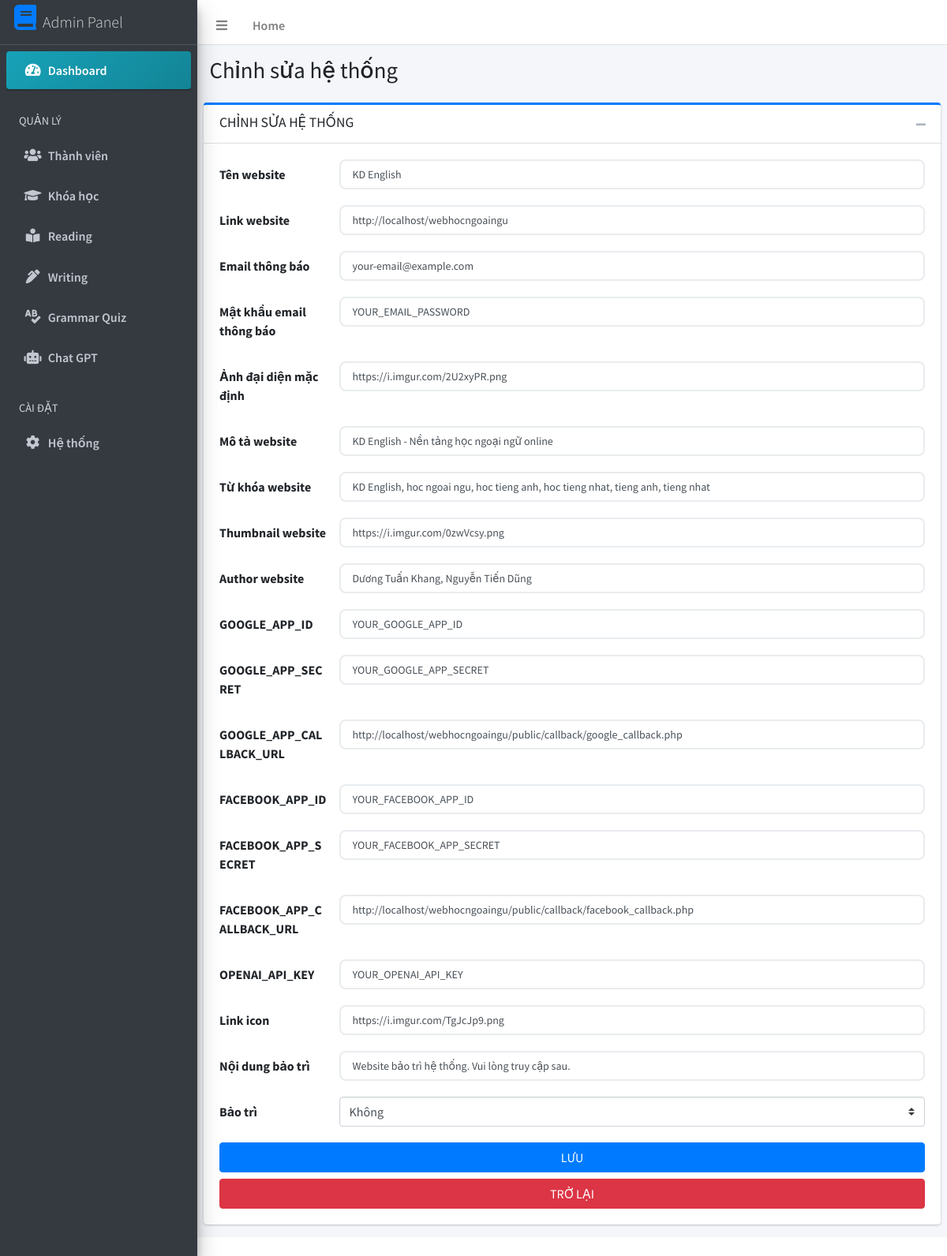
The app's page /public/admin/EditSystem.php with its own data.
### tables this page shows
CREATE TABLE `hethong` (
  `ID` int(11) NOT NULL,
  `TenWeb` text NOT NULL,
  `Email` text NOT NULL,
  `PassEmail` text NOT NULL,
  `DefaultAvatar` text NOT NULL,
  `MoTa` text NOT NULL,
  `TuKhoa` text NOT NULL,
  `Thumbnail` text NOT NULL,
  `Author` text NOT NULL,
  `BaoTri` text NOT NULL,
  `NoiDungBaoTri` text NOT NULL,
  `GOOGLE_APP_ID` text DEFAULT NULL,
  `GOOGLE_APP_SECRET` text DEFAULT NULL,
  `GOOGLE_APP_CALLBACK_URL` text DEFAULT NULL,
  `FACEBOOK_APP_ID` text DEFAULT NULL,
  `FACEBOOK_APP_SECRET` text DEFAULT NULL,
  `FACEBOOK_APP_CALLBACK_URL` text DEFAULT NULL,
  `OPENAI_API_KEY` text DEFAULT NULL,
  `BASE_URL` text DEFAULT NULL,
  `LinkIcon` text DEFAULT NULL
);

### configs/config.php (called while the page is built, shortened)
<?php
require_once(__DIR__ . "/../class/Database.php");
$Database = new Database();

### class/Database.php (called while the page is built, shortened)
<?php
class Database
{
    protected $ketnoi;
    private $host = HOST_DB;
    private $user = USER_DB;
    private $pass = PASS_DB;
    private $dbname = DBNAME_DB;
    function connect()
    {
        try {
            if (!$this->ketnoi) {
                $this->ketnoi = mysqli_connect(
                    $this->host,
                    $this->user,
                    $this->pass,
                    $this->dbname
                );
                mysqli_query($this->ketnoi, "set names 'utf8'");
            }
        } catch (Exception $err) {
            die($err->getMessage());
        }
    }
    function site($data)
    {
        $row = $this->ketnoi->query("SELECT * FROM `hethong` WHERE ID = '1' ")->fetch_array();
        return $row[$data];
    }
}

### configs/function.php (called while the page is built, shortened)
<?php
function BASE_URL($url)
{
    $baseUrl = (isset($_SERVER['HTTPS']) && $_SERVER['HTTPS'] === 'on' ? "https" : "http") . "://" . $_SERVER["HTTP_HOST"];
    if ($baseUrl == 'http://localhost') {
        $baseUrl = 'http://localhost/webhocngoaingu';
    }
    $url = ltrim($url, '/');
    return $baseUrl . '/' . $url;
}

### public/admin/EditSystem.php (the view, shortened to what this page needs)
<?php
require_once(__DIR__ . "/../../configs/config.php");
require_once(__DIR__ . "/../../configs/function.php");
require_once(__DIR__ . "/Header.php");
require_once(__DIR__ . "/Sidebar.php");
?>
<?php
function getData($name)
{
    global $Database;
    return $Database->site($name);
}
?>
<div class="content-wrapper">
    <section class="content-header">
        <div class="container-fluid">
            <div class="row mb-2">
                <div class="col-sm-6">
                    <h1>Chỉnh sửa hệ thống</h1>
                </div>
            </div>
        </div>
    </section>
    <section class="content">
        <div class="row">
            <div class="col-md-12">
                <div class="card card-outline card-primary">
                    <div class="card-header">
                        <h3 class="card-title">CHỈNH SỬA HỆ THỐNG</h3>
                        <div class="card-tools">
                            <button type="button" class="btn btn-tool" data-card-widget="collapse"><i class="fas fa-minus"></i>
                            </button>
                        </div>
                    </div>
                    <div class="card-body">
                        <form action="" method="POST">
                            <div class="form-group row">
                                <label class="col-sm-2 col-form-label">Tên website</label>
                                <div class="col-sm-10">
                                    <div class="form-line">
                                        <input type="text" class="form-control" name="tenWeb" value="<?= getData('TenWeb'); ?>">
                                    </div>
                                </div>
                            </div>
                            <div class="form-group row">
                                <label class="col-sm-2 col-form-label">Link website</label>
                                <div class="col-sm-10">
                                    <div class="form-line">
                                        <input type="text" class="form-control" name="baseUrl" value="<?= getData('BASE_URL'); ?>">
                                    </div>
                                </div>
                            </div>
                            <div class="form-group row">
                                <label class="col-sm-2 col-form-label">Email thông báo</label>
                                <div class="col-sm-10">
                                    <div class="form-line">
                                        <input type="text" class="form-control" name="email" value="<?= getData('Email'); ?>">
                                    </div>
                                </div>
                            </div>
                            <div class="form-group row">
                                <label class="col-sm-2 col-form-label">Mật khẩu email thông báo</label>
                                <div class="col-sm-10">
                                    <div class="form-line">
                                        <input type="text" class="form-control" name="passEmail" value="<?= getData('PassEmail'); ?>">
                                    </div>
                                </div>
                            </div>
                            <div class="form-group row">
                                <label class="col-sm-2 col-form-label">Ảnh đại diện mặc định</label>
                                <div class="col-sm-10">
                                    <div class="form-line">
                                        <input type="text" class="form-control" name="defaultAvatar" value="<?= getData('DefaultAvatar'); ?>">
                                    </div>
                                </div>
                            </div>
                            <div class="form-group row">
                                <label class="col-sm-2 col-form-label">Mô tả website</label>
                                <div class="col-sm-10">
                                    <div class="form-line">
                                        <input type="text" class="form-control" name="moTa" value="<?= getData('MoTa'); ?>">
                                    </div>
                                </div>
                            </div>
                            <div class="form-group row">
                                <label class="col-sm-2 col-form-label">Từ khóa website</label>
                                <div class="col-sm-10">
                                    <div class="form-line">
                                        <input type="text" class="form-control" name="tuKhoa" value="<?= getData('TuKhoa'); ?>">
                                    </div>
                                </div>
                            </div>
                            <div class="form-group row">
                                <label class="col-sm-2 col-form-label">Thumbnail website</label>
                                <div class="col-sm-10">
                                    <div class="form-line">
                                        <input type="text" class="form-control" name="thumbnail" value="<?= getData('Thumbnail'); ?>">
                                    </div>
                                </div>
                            </div>
                            <div class="form-group row">
                                <label class="col-sm-2 col-form-label">Author website</label>
                                <div class="col-sm-10">
                                    <div class="form-line">
                                        <input type="text" class="form-control" name="author" value="<?= getData('Author'); ?>">
                                    </div>
                                </div>
                            </div>
                            <div class="form-group row">
                                <label class="col-sm-2 col-form-label">GOOGLE_APP_ID</label>
                                <div class="col-sm-10">
                                    <div class="form-line">
                                        <input type="text" class="form-control" name="googleAppId" value="<?= getData('GOOGLE_APP_ID'); ?>">
                                    </div>
                                </div>
                            </div>
                            <div class="form-group row">
                                <label class="col-sm-2 col-form-label">GOOGLE_APP_SECRET</label>
                                <div class="col-sm-10">
                                    <div class="form-line">
                                        <input type="text" class="form-control" name="googleAppSecret" value="<?= getData('GOOGLE_APP_SECRET'); ?>">
                                    </div>
                                </div>
                            </div>
                            <div class="form-group row">
                                <label class="col-sm-2 col-form-label">GOOGLE_APP_CALLBACK_URL</label>
                                <div class="col-sm-10">
                                    <div class="form-line">
                                        <input type="text" class="form-control" name="googleAppCallbackUrl" value="<?= getData('GOOGLE_APP_CALLBACK_URL'); ?>">
                                    </div>
                                </div>
                            </div>
                            <div class="form-group row">
                                <label class="col-sm-2 col-form-label">FACEBOOK_APP_ID</label>
                                <div class="col-sm-10">
                                    <div class="form-line">
                                        <input type="text" class="form-control" name="facebookAppId" value="<?= getData('FACEBOOK_APP_ID'); ?>">
                                    </div>
                                </div>
                            </div>
                            <div class="form-group row">
                                <label class="col-sm-2 col-form-label">FACEBOOK_APP_SECRET</label>
                                <div class="col-sm-10">
                                    <div class="form-line">
                                        <input type="text" class="form-control" name="facebookAppSecret" value="<?= getData('FACEBOOK_APP_SECRET'); ?>">
                                    </div>
                                </div>
                            </div>
                            <div class="form-group row">
                                <label class="col-sm-2 col-form-label">FACEBOOK_APP_CALLBACK_URL</label>
                                <div class="col-sm-10">
                                    <div class="form-line">
                                        <input type="text" class="form-control" name="facebookAppCallbackUrl" value="<?= getData('FACEBOOK_APP_CALLBACK_URL'); ?>">
                                    </div>
                                </div>
                            </div>
                            <div class="form-group row">
                                <label class="col-sm-2 col-form-label">OPENAI_API_KEY</label>
                                <div class="col-sm-10">
                                    <div class="form-line">
                                        <input type="text" class="form-control" name="openAiApiKey" value="<?= getData('OPENAI_API_KEY'); ?>">
                                    </div>
                                </div>
                            </div>
                            <div class="form-group row">
                                <label class="col-sm-2 col-form-label">Link icon</label>
                                <div class="col-sm-10">
                                    <div class="form-line">
                                        <input type="text" class="form-control" name="linkIcon" value="<?= getData('LinkIcon'); ?>">
                                    </div>
                                </div>
                            </div>
                            <div class="form-group row">
                                <label class="col-sm-2 col-form-label">Nội dung bảo trì</label>
                                <div class="col-sm-10">
                                    <div class="form-line">
                                        <input type="text" class="form-control" name="noiDungBaoTri" value="<?= getData('NoiDungBaoTri'); ?>">
                                    </div>
                                </div>
                            </div>
                            <div class="form-group row">
                                <label for="inputPassword3" class="col-sm-2 col-form-label">Bảo trì</label>
                                <div class="col-sm-10">
                                    <select class="custom-select" name="baoTri">
                                        <option value="<?= getData('BaoTri'); ?>">
                                            <?php
                                            if (getData('BaoTri') == "OFF") {
                                                echo 'Không';
                                            }
                                            ?>
                                        </option>
                                    </select>
                                </div>
                            </div>
                            <button type="submit" name="btnSave" class="btn btn-primary btn-block waves-effect">
                                <span>LƯU</span>
                            </button>
                            <a type="button" href="<?= BASE_URL('admin/home'); ?>" class="btn btn-danger btn-block waves-effect">
                                <span>TRỞ LẠI</span>
                            </a>
                        </form>
                    </div>
                </div>
            </div>
        </div>
    </section>
</div>
<?php
require_once(__DIR__ . "/Footer.php"); ?>?>

### assets/css/reading-admin.css (style rules this page uses)
.form-group { margin-bottom: 20px; }
.form-control { width: 100%; padding: 7px 15px; border: 2px solid #e9ecef; border-radius: 8px; font-size: 14px; transition: all 0.3s ease; background: #fff; }

### records on screen
hethong: tenWeb "KD English", baseUrl "http://localhost/webhocngoaingu", email "your-email@example.com", passEmail "YOUR_EMAIL_PASSWORD", defaultAvatar "https://i.imgur.com/2U2xyPR.png", moTa "KD English - Nền tảng học ngoại ngữ online", tuKhoa "KD English, hoc ngoai ngu, hoc tieng anh, hoc tieng nhat, tieng anh, tieng nhat", thumbnail "https://i.imgur.com/0zwVcsy.png", author "Dương Tuấn Khang, Nguyễn Tiến Dũng", googleAppId "YOUR_GOOGLE_APP_ID", googleAppSecret "YOUR_GOOGLE_APP_SECRET", googleAppCallbackUrl "http://localhost/webhocngoaingu/public/callback/google_callback.php", facebookAppId "YOUR_FACEBOOK_APP_ID", facebookAppSecret "YOUR_FACEBOOK_APP_SECRET", facebookAppCallbackUrl "http://localhost/webhocngoaingu/public/callback/facebook_callback.php", openAiApiKey "YOUR_OPENAI_API_KEY", linkIcon "https://i.imgur.com/TgJcJp9.png", noiDungBaoTri "Website bảo trì hệ thống. Vui lòng truy cập sau.", baoTri "Không"
